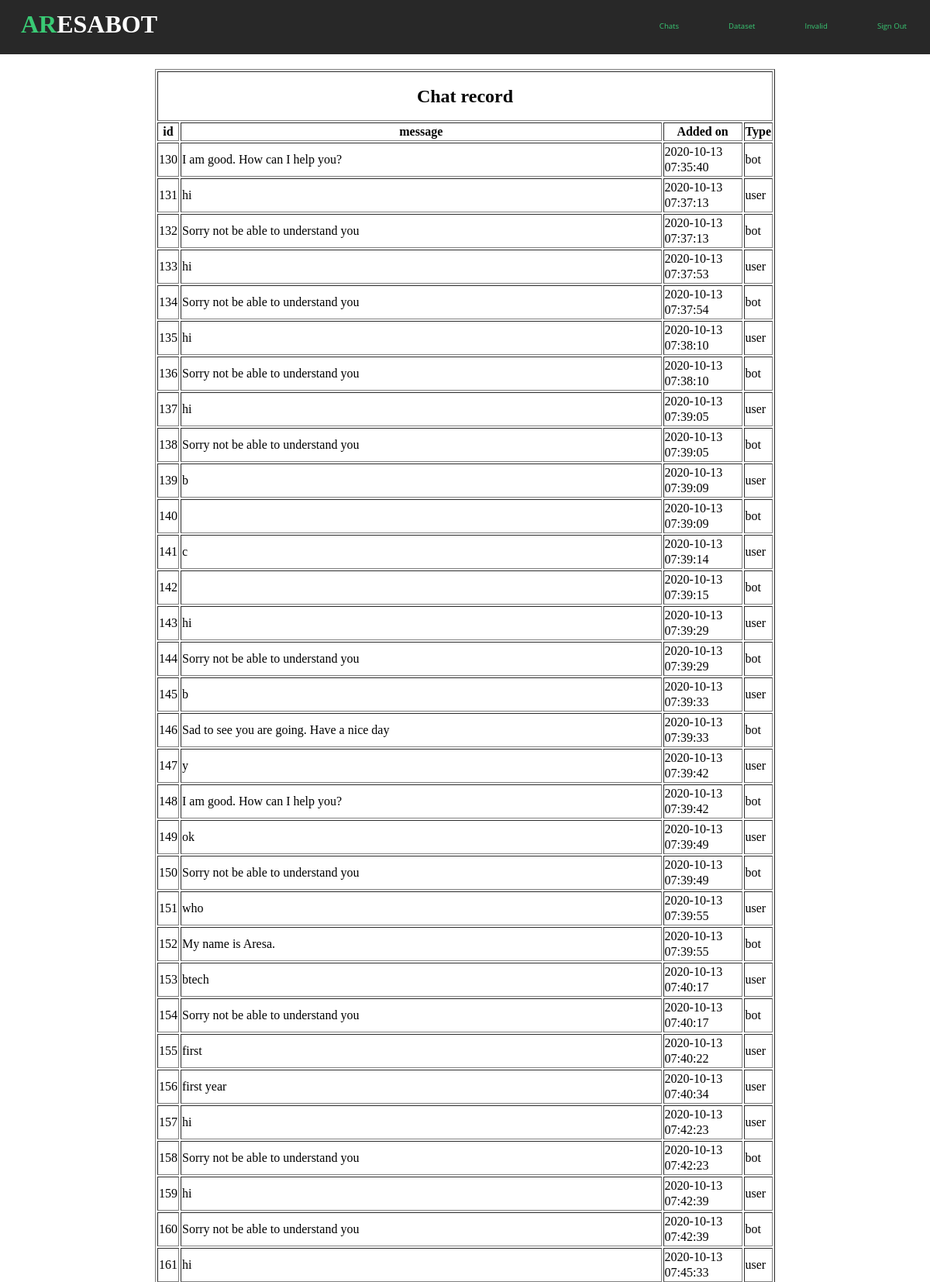
Page /adminlogin.php (upper part) on the committed database.
### tables this page shows
CREATE TABLE `message` (
  `id` int(11) NOT NULL,
  `message` text NOT NULL,
  `added_on` datetime NOT NULL,
  `type` varchar(10) NOT NULL
);

### adminlogin.php (the view, shortened to what this page needs)
<!DOCTYPE html>
<html lang="en">
<head>
	<link rel="stylesheet" href="navbar.css">
</head>
<header>
	<h1>AR<span>ESA<span>BOT</span></span></h1>
	<nav>
		<ul>
			<li><a href="adminlogin.php">Chats</a></li>
			<li><a href="qna.php">Dataset</a></li>
			<li><a href="invalid.php">Invalid</a></li>
			<li><a href="index.php">Sign Out</a></li>
		</ul>
	</nav>
</header>
<body>
	<table align="center" border="1px" style="width: 800px;line-height: 20px">
		<tr>
			<th colspan="4"><h2>Chat record</h2></th>
		<tr>
			<th align="center">id</th>
			<th align="center">message</th>
			<th align="center">Added on</th>
			<th align="center">Type</th>
		</tr>
		<?php
		$conn=mysqli_connect("localhost","root","","youtube");
		$sql = "SELECT id,message,added_on,type from message";
		$result= $conn-> query($sql);
		if($result-> num_rows >0){
			while ($row =$result ->fetch_assoc()) {
				echo "<tr><td>".$row["id"]."</td><td>".$row["message"]." </td><td> ".$row["added_on"]." </td><td> ".$row['type']."</td></tr>";
			}
			echo "</table>";
		}
		else{
			echo "0 result";
		}
		?>
</body>
</html>

### navbar.css (style rules this page uses)
body,html { margin: 0; padding: 0; }
header { width: 100%; height: 70px; background-color: #282828; }
h1 { position: absolute; padding: 3px; float: left; margin-left: 2%; margin-top: 10px; font-family: 'Alfa Slab One',cursive; color: #39ca74; }
span { color: #ffffff; }
ul { width: auto; float: right; margin-top: 8px; }
li { display: inline-block; padding: 15px 30px; }
a { text-align: center; color: #39ca74; text-decoration: none; font-family: 'Open Sans',sans-serif; font-size: 0.8vw; }

### rows in the picture
message: id "130", message "I am good. How can I help you?", added_on "2020-10-13 07:35:40", type "bot"
message: id "131", message "hi", added_on "2020-10-13 07:37:13", type "user"
message: id "132", message "Sorry not be able to understand you", added_on "2020-10-13 07:37:13", type "bot"
message: id "133", message "hi", added_on "2020-10-13 07:37:53", type "user"
message: id "134", message "Sorry not be able to understand you", added_on "2020-10-13 07:37:54", type "bot"
message: id "135", message "hi", added_on "2020-10-13 07:38:10", type "user"
message: id "136", message "Sorry not be able to understand you", added_on "2020-10-13 07:38:10", type "bot"
message: id "137", message "hi", added_on "2020-10-13 07:39:05", type "user"
message: id "138", message "Sorry not be able to understand you", added_on "2020-10-13 07:39:05", type "bot"
message: id "139", message "b", added_on "2020-10-13 07:39:09", type "user"
message: id "140", added_on "2020-10-13 07:39:09", type "bot"
message: id "141", message "c", added_on "2020-10-13 07:39:14", type "user"
message: id "142", added_on "2020-10-13 07:39:15", type "bot"
message: id "143", message "hi", added_on "2020-10-13 07:39:29", type "user"
message: id "144", message "Sorry not be able to understand you", added_on "2020-10-13 07:39:29", type "bot"
message: id "145", message "b", added_on "2020-10-13 07:39:33", type "user"
message: id "146", message "Sad to see you are going. Have a nice day", added_on "2020-10-13 07:39:33", type "bot"
message: id "147", message "y", added_on "2020-10-13 07:39:42", type "user"
message: id "148", message "I am good. How can I help you?", added_on "2020-10-13 07:39:42", type "bot"
message: id "149", message "ok", added_on "2020-10-13 07:39:49", type "user"
message: id "150", message "Sorry not be able to understand you", added_on "2020-10-13 07:39:49", type "bot"
message: id "151", message "who", added_on "2020-10-13 07:39:55", type "user"
message: id "152", message "My name is Aresa.", added_on "2020-10-13 07:39:55", type "bot"
message: id "153", message "btech", added_on "2020-10-13 07:40:17", type "user"
message: id "154", message "Sorry not be able to understand you", added_on "2020-10-13 07:40:17", type "bot"
message: id "155", message "first", added_on "2020-10-13 07:40:22", type "user"
message: id "156", message "first year", added_on "2020-10-13 07:40:34", type "user"
message: id "157", message "hi", added_on "2020-10-13 07:42:23", type "user"
message: id "158", message "Sorry not be able to understand you", added_on "2020-10-13 07:42:23", type "bot"
message: id "159", message "hi", added_on "2020-10-13 07:42:39", type "user"
message: id "160", message "Sorry not be able to understand you", added_on "2020-10-13 07:42:39", type "bot"
message: id "161", message "hi", added_on "2020-10-13 07:45:33", type "user"
